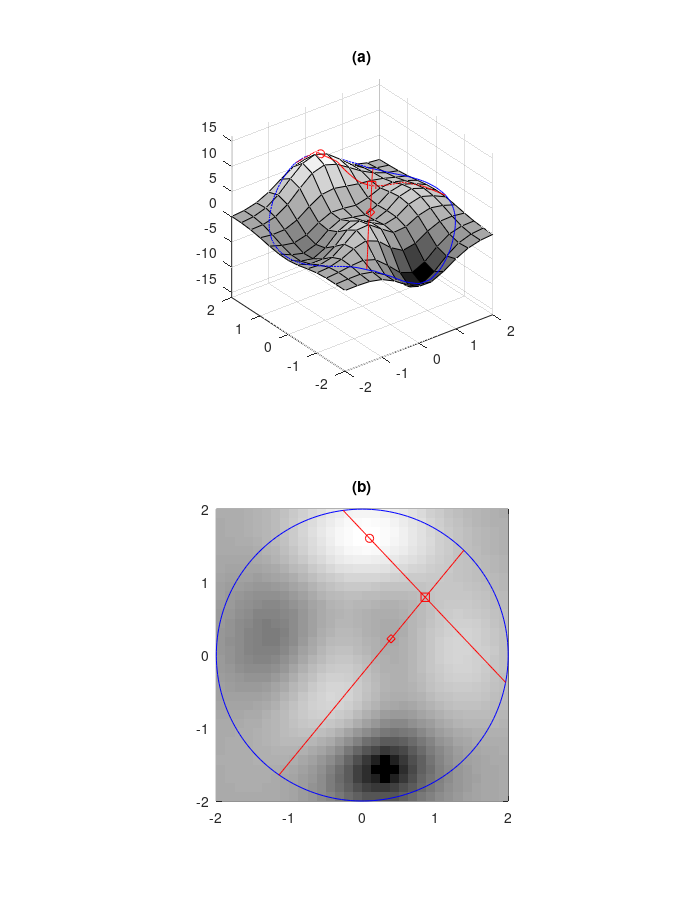

Reproduce this figure in MATLAB.
function descent

% DESCENT draw a diagram of gradient descent

% descentdiagram.m
% Jeremy Barnes, 15/7/1999
% $Id$

global EPSFILENAME

% Generate our surface

[x, y, z] = peaks(19);


% First up, calculate where everything should go.

firstlinex = [0.1 1.8 -0.2];
firstliney = [1.6 -0.2 -0.5];

y2 = firstliney(2);
y1 = firstliney(1);
x2 = firstlinex(2);
x1 = firstlinex(1);

m = (y2 - y1) / (x2 - x1);
n = 1/m;
r = 2;

% This equation solves for where the line that passes through (x1, y1) and (x2, y2)intersects
% the circle at the origin with radius r.
xr = roots([1 + m^2, 2 * y1 * m - 2 * x1 * m^2, y1^2 - 2 * y1 * m * x1 + m^2 * x1^2 - r^2]);
yr = roots([1 + n^2, 2 * x1 * n - 2 * y1 * n^2, x1^2 - 2 * x1 * n * y1 + n^2 * y1^2 - r^2]);

% Generate a whole bunch of points along that line...

x1 = xr(1);  y1 = yr(2);  	% reversed as roots returns them that way
x2 = xr(2);  y2 = yr(1);

xl = linspace(x1, x2, 100);
yl = y1 + m * (xl - x1);

% Find the minimum value along that line
x;
y;
z;
zl = interp2(x, y, z, xl, yl);
i = find(zl == min(zl));
i = 50;
xmin = xl(i);
ymin = yl(i);

% Same for the second line

y2 = firstliney(3);
y1 = ymin;
x2 = firstlinex(3);
x1 = xmin;

m = (y2 - y1) / (x2 - x1);
n = 1/m;
r = 2;

% This equation solves for where the line that passes through (x1, y1) and (x2, y2)intersects
% the circle at the origin with radius r.
xr = roots([1 + m^2, 2 * y1 * m - 2 * x1 * m^2, y1^2 - 2 * y1 * m * x1 + m^2 * x1^2 - r^2]);
yr = roots([1 + n^2, 2 * x1 * n - 2 * y1 * n^2, x1^2 - 2 * x1 * n * y1 + n^2 * y1^2 - r^2]);

% Generate a whole bunch of points along that line...

x1 = xr(1);  y1 = yr(2);  	% reversed as roots returns them that way
x2 = xr(2);  y2 = yr(1);

xl2 = linspace(x1, x2, 100);
yl2 = y1 + m * (xl2 - x1);

% Find the minimum value along that line
zl2 = interp2(x, y, z, xl2, yl2);
i = find(zl2 == min(zl2));
i = 40;
xmin2 = xl2(i);
ymin2 = yl2(i);


figure(1);  clf;  subplot(2, 1, 1);
set(1, 'Renderer', 'painters');
surf(x,y,z);  hold on;
theta = linspace(0, 2*pi, 200);
circlex = 2 * sin(theta);
circley = 2 * cos(theta);

draw_on_surface(x, y, z, circlex, circley, 'b-');
draw_on_surface(x, y, z, xl, yl, 'r-');
draw_on_surface(x, y, z, xl2, yl2, 'r-');
draw_on_surface(x, y, z, firstlinex(1), firstliney(1), 'ro');
draw_on_surface(x, y, z, xmin, ymin, 'rs');
draw_on_surface(x, y, z, xmin2, ymin2, 'rd');

axis([-2 2 -2 2 -16 16]);
axis square;
colormap white;
title('(a)');

subplot(2, 1, 2);
[x, y, z] = peaks(49);
pcolor(x, y, z);  hold on;

plot(circlex, circley, 'b-');
axis([-2 2 -2 2 -16 16]);
shading flat;
colormap(sqrt(gray));
axis square;
title('(b)');

plot(xl, yl, 'r-');
plot(xl2, yl2, 'r-');
plot(firstlinex(1), firstliney(1), 'ro');
plot(xmin, ymin, 'rs');
plot(xmin2, ymin2, 'rd');

set(1, 'paperposition', [0 0 7 9]);
print(EPSFILENAME, '-depsc', '-f1');

function draw_on_surface(sx, sy, sz, fx, fy, linestyle)

% DRAW_ON_SURFACE draw the closed figure given by the points (fx, fy) on the surface (sx, sy, sz).
fz = interp2(sx, sy, sz, fx, fy);
plot3(fx, fy, fz + 0.5, linestyle);


